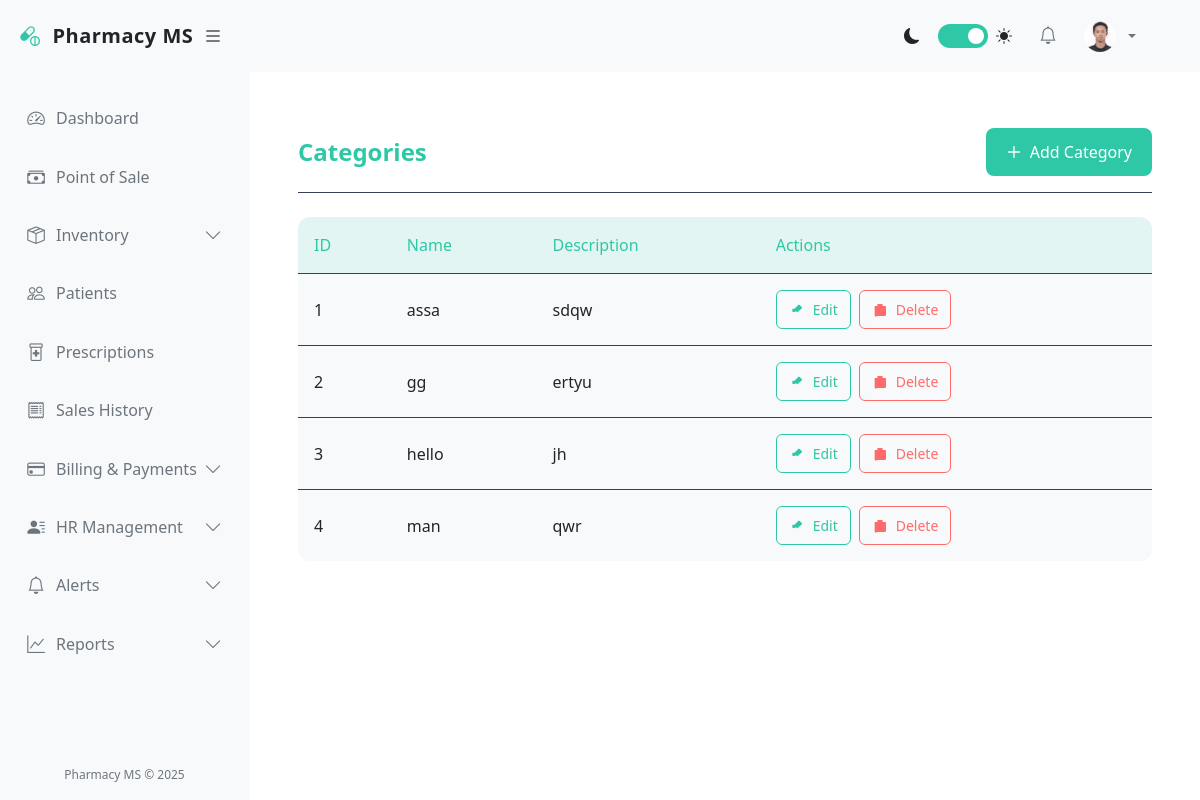
The page /pharmacy/categories/ (signed in) on the database as committed earlier.
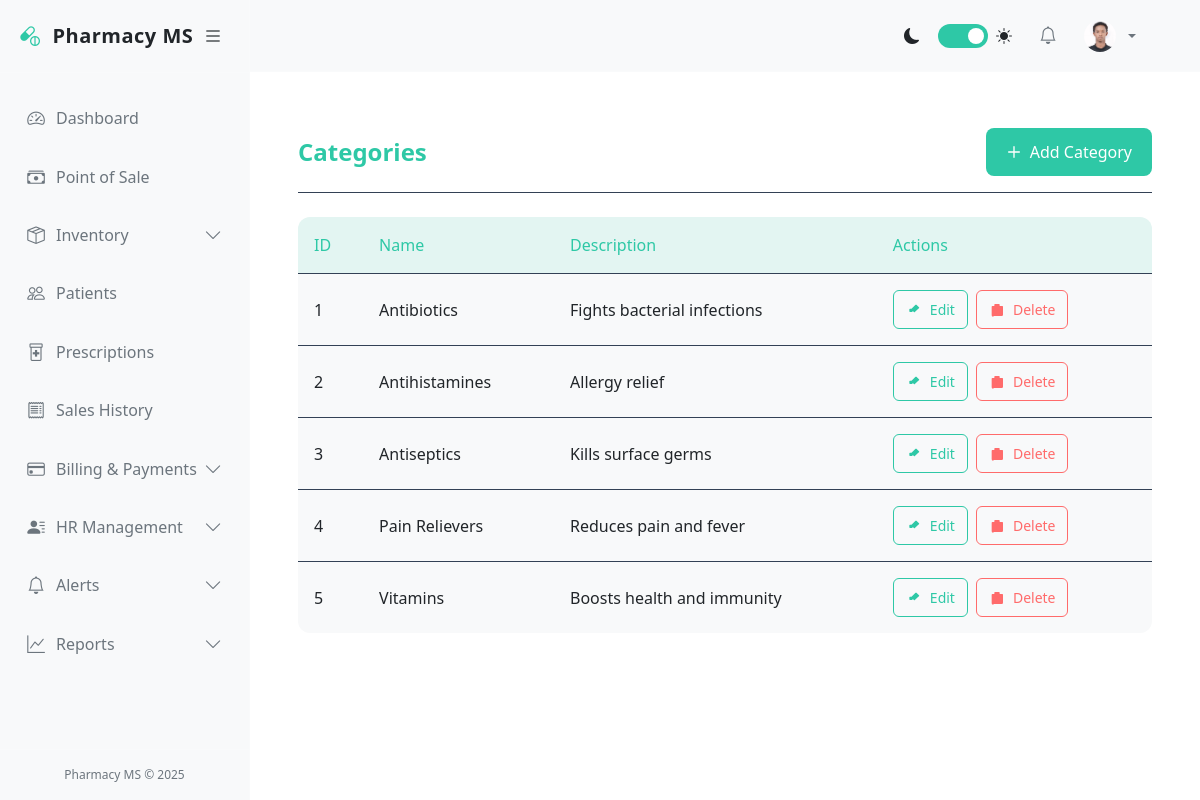
The same page on the database as committed later.
### pharmacy/models.py (models this page shows, shortened)
class Category(models.Model):
    name = models.CharField(max_length=100, unique=True)
    description = models.TextField(blank=True, null=True)
    created_at = models.DateTimeField(auto_now_add=True)
    updated_at = models.DateTimeField(auto_now=True)
    class Meta:
        verbose_name_plural = "Categories"
        ordering = ['name']

### pharmacy/views.py (the view)
# urls.py: path('categories/', views.category_list, name='category_list'),
@login_required
def category_list(request):
    categories = Category.objects.all()
    return render(request, 'pharmacy/category/category_list.html', {'categories': categories})

### pharmacy/templates/pharmacy/category/category_list.html (shortened to what this page needs)
{% extends 'base.html' %}
{% block content %}
<div class="batch-container">
    <div class="batch-header">
        <h2 class="batch-title">Categories</h2>
        <a href="{% url 'category_create' %}" class="btn btn-primary">
            <svg class="icon" viewBox="0 0 24 24">
                <path d="M12 4v16m8-8H4" stroke="currentColor" stroke-width="2" stroke-linecap="round" stroke-linejoin="round"/>
            </svg>
            Add Category
        </a>
    </div>
    <table class="batch-table">
        <thead>
            <tr>
                <th>ID</th>
                <th>Name</th>
                <th>Description</th>
                <th>Actions</th>
            </tr>
        </thead>
        <tbody>
            {% for category in categories %}
            <tr>
                <td>{{ forloop.counter }}</td>
                <td>{{ category.name }}</td>
                <td>{{ category.description|default:"-"|truncatechars:50 }}</td>
                <td>
                    <div class="table-actions">
                        <a href="{% url 'category_update' category.pk %}" class="btn btn-sm btn-outline-primary">
                            <svg class="icon" viewBox="0 0 24 24">
                                <path d="M15.232 5.232l3.536 3.536M9 11l6-6 3.536 3.536L12.536 14.464 9 11zm0 0H6v3h3v-3z" stroke="currentColor" stroke-width="2" stroke-linecap="round" stroke-linejoin="round"/>
                            </svg>
                            Edit
                        </a>
                        <a href="{% url 'category_delete' category.pk %}" class="btn btn-sm btn-outline-danger">
                            <svg class="icon" viewBox="0 0 24 24">
                                <path d="M6 7h12M9 7V4h6v3m-1 4v6m-4-6v6m-5 3h14a1 1 0 001-1V7H5v13a1 1 0 001 1z" stroke="currentColor" stroke-width="2" stroke-linecap="round" stroke-linejoin="round"/>
                            </svg>
                            Delete
                        </a>
                    </div>
                </td>
            </tr>
            {% empty %}
            <tr>
                <td colspan="4" class="empty-state">No categories found</td>
            </tr>
            {% endfor %}
        </tbody>
    </table>
</div>
{% endblock %}

### pharmacy/templates/base.html (shortened to what the changed rows need)
<!DOCTYPE html>
<html lang="en">
<head>
    <link href="https://cdn.jsdelivr.net/npm/bootstrap@5.3.0/dist/css/bootstrap.min.css" rel="stylesheet">
    <link rel="stylesheet" href="https://cdn.jsdelivr.net/npm/bootstrap-icons@1.10.0/font/bootstrap-icons.css">
</head>
<body>
    <div class="d-flex">
        <div class="main-content flex-grow-1" id="main-content">
            <nav class="navbar navbar-expand-lg navbar-light bg-light border-bottom">
                <div class="container-fluid">
                    <div class="collapse navbar-collapse" id="navbarSupportedContent">
                        <ul class="navbar-nav ms-auto align-items-center">
                            <li class="nav-item me-3">
                                <div class="d-flex align-items-center">
                                    <label class="theme-switch">
                                        <span class="slider"></span>
                                    </label>
                                </div>
                            </li>
                        </ul>
                    </div>
                </div>
            </nav>
            <div class="container-fluid py-4">
                {% block content %}{% endblock %}
            </div>
        </div>
    </div>
</body>
</html>

Rows that differ between the two databases and show on the page:
removed Category: name "assa", description "sdqw"
removed Category: name "gg", description "ertyu"
removed Category: name "hello", description "jh"
removed Category: name "man", description "qwr"
added Category: name "Antibiotics", description "Fights bacterial infections"
added Category: name "Antihistamines", description "Allergy relief"
added Category: name "Antiseptics", description "Kills surface germs"
added Category: name "Pain Relievers", description "Reduces pain and fever"
added Category: name "Vitamins", description "Boosts health and immunity"
